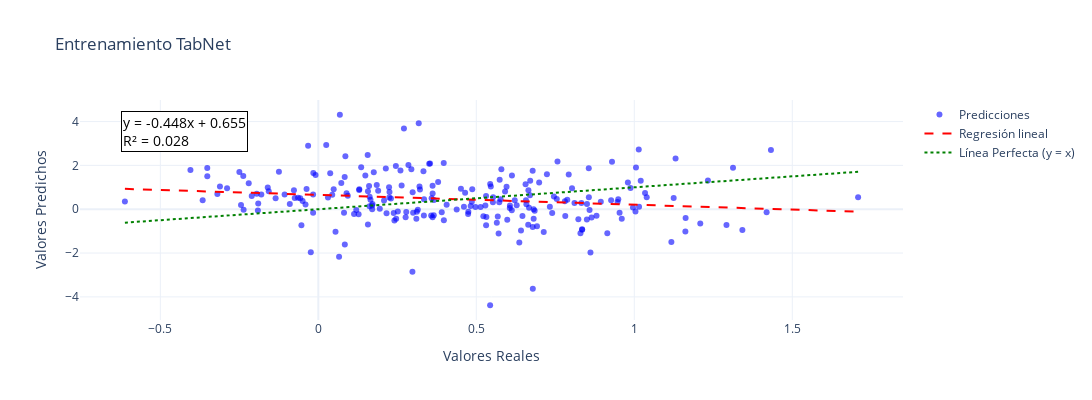
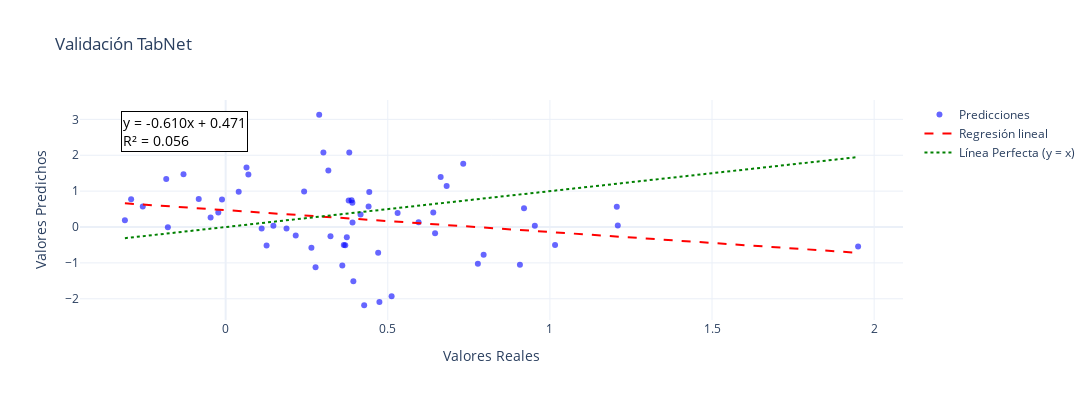

Notebook code for these charts, in order:
### Code cell
# Gráficos de regresión
dh.plot_regression(y_train_mo, y_pred_train_mo, title='Entrenamiento TabNet', size=(1200, 400))
dh.plot_regression(y_val_mo, y_pred_val_mo, title='Validación TabNet', size=(1200, 400))
